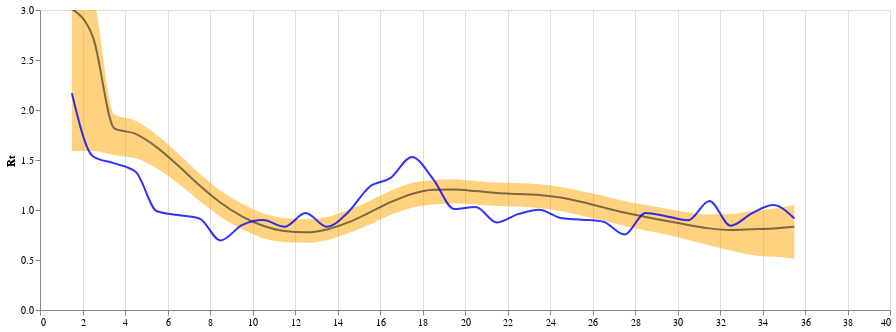

Notebook code cell kept with this figure:
### Code cell
band_rt = alt.Chart(summary_rt_local_and_intro_df).mark_area(interpolate='monotone', opacity = 0.5, clip = True, color = "orange").encode(
    alt.X('new_interval', axis=alt.Axis(title="")),
    alt.Y('upper_hpd_log_50_MA',axis=alt.Axis(title="Rt", grid=False)),
    alt.Y2("lower_hpd_log_50_MA")
    
    
).properties(
    width=850,
    height=300)

line_rt = alt.Chart(summary_rt_local_and_intro_df).mark_line(interpolate='monotone', opacity = 0.5, clip = True, color = "black").encode(
    alt.X('new_interval', axis=alt.Axis(title="")),
    alt.Y('median_percent_MA',axis=alt.Axis(title="Rt", grid=False)),

    
    
).properties(
    width=850,
    height=300)

(band_rt + line_rt+ line_rt_sim).resolve_scale(y ="shared")

### Figure 1 — Vega-Lite specification as saved in the notebook (floating-point values rounded to 4 significant figures)
{"config": {"view": {"continuousWidth": 400, "continuousHeight": 300}}, "layer": [{"mark": {"type": "area", "clip": true, "color": "orange", "interpolate": "monotone", "opacity": 0.5}, "encoding": {"x": {"axis": {"title": ""}, "field": "new_interval", "type": "quantitative"}, "y": {"axis": {"grid": false, "title": "Rt"}, "field": "upper_hpd_log_50_MA", "type": "quantitative"}, "y2": {"field": "lower_hpd_log_50_MA"}}, "height": 300, "width": 850}, {"mark": {"type": "line", "clip": true, "color": "black", "interpolate": "monotone", "opacity": 0.5}, "encoding": {"x": {"axis": {"title": ""}, "field": "new_interval", "type": "quantitative"}, "y": {"axis": {"grid": false, "title": "Rt"}, "field": "median_percent_MA", "type": "quantitative"}}, "height": 300, "width": 850}, {"data": {"name": "data-321be48f9604e547d243dda784e6490b"}, "mark": {"type": "line", "clip": true, "color": "blue", "interpolate": "monotone", "opacity": 0.8}, "encoding": {"x": {"axis": {"title": ""}, "field": "week_time", "type": "quantitative"}, "y": {"axis": {"grid": false, "title": "Rt"}, "field": "Rt_MA", "scale": {"domain": [0.5, 3]}, "type": "quantitative"}}, "height": 300, "width": 850}], "data": {"name": "data-15b728063e53753910268428f4d116d6"}, "resolve": {"scale": {"y": "shared"}}, "$schema": "https://vega.github.io/schema/vega-lite/v4.17.0.json", "datasets": {"data-15b728063e53753910268428f4d116d6": [{"interval": "1", "mean_percent": 0.9086, "median_percent": 0.8475, "upper_hpd_log_95": 1.908, "lower_hpd_log_95": 0.01878, "upper_hpd_log_50": 1.081, "lower_hpd_log_50": 0.4945, "new_interval": 35.5, "mean_percent_MA": 0.8814, "median_percent_MA": 0.8324, "upper_hpd_log_95_MA": 1.759, "lower_hpd_log_95_MA": 0.06485, "upper_hpd_log_50_MA": 1.049, "lower_hpd_log_50_MA": 0.5155}, {"interval": "2", "mean_percent": 0.8543, "median_percent": 0.8173, "upper_hpd_log_95": 1.61, "lower_hpd_log_95": 0.1109, "upper_hpd_log_50": 1.017, "lower_hpd_log_50": 0.5366, "new_interval": 34.5, "mean_percent_MA": 0.8568, "median_percent_MA": 0.8154, "upper_hpd_log_95_MA": 1.636, "lower_hpd_log_95_MA": 0.1151, "upper_hpd_log_50_MA": 1.013, "lower_hpd_log_50_MA": 0.5314}, {"interval": "3", "mean_percent": 0.8076, "median_percent": 0.7813, "upper_hpd_log_95": 1.391, "lower_hpd_log_95": 0.2155, "upper_hpd_log_50": 0.9418, "lower_hpd_log_50": 0.563, "new_interval": 33.5, "mean_percent_MA": 0.8429, "median_percent_MA": 0.8076, "upper_hpd_log_95_MA": 1.554, "lower_hpd_log_95_MA": 0.1651, "upper_hpd_log_50_MA": 0.9903, "lower_hpd_log_50_MA": 0.5508}, {"interval": "4", "mean_percent": 0.801, "median_percent": 0.7843, "upper_hpd_log_95": 1.307, "lower_hpd_log_95": 0.315, "upper_hpd_log_50": 0.9214, "lower_hpd_log_50": 0.6093, "new_interval": 32.5, "mean_percent_MA": 0.8242, "median_percent_MA": 0.8011, "upper_hpd_log_95_MA": 1.397, "lower_hpd_log_95_MA": 0.2613, "upper_hpd_log_50_MA": 0.9598, "lower_hpd_log_50_MA": 0.5961}, {"interval": "5", "mean_percent": 0.8338, "median_percent": 0.8217, "upper_hpd_log_95": 1.279, "lower_hpd_log_95": 0.4038, "upper_hpd_log_50": 0.9591, "lower_hpd_log_50": 0.6755, "new_interval": 31.5, "mean_percent_MA": 0.8316, "median_percent_MA": 0.8162, "upper_hpd_log_95_MA": 1.324, "lower_hpd_log_95_MA": 0.3585, "upper_hpd_log_50_MA": 0.9551, "lower_hpd_log_50_MA": 0.648}, {"interval": "6", "mean_percent": 0.8841, "median_percent": 0.8776, "upper_hpd_log_95": 1.319, "lower_hpd_log_95": 0.4998, "upper_hpd_log_50": 0.9983, "lower_hpd_log_50": 0.7441, "new_interval": 30.5, "mean_percent_MA": 0.8601, "median_percent_MA": 0.8497, "upper_hpd_log_95_MA": 1.309, "lower_hpd_log_95_MA": 0.4368, "upper_hpd_log_50_MA": 0.9755, "lower_hpd_log_50_MA": 0.7008}, {"interval": "7", "mean_percent": 0.9216, "median_percent": 0.9153, "upper_hpd_log_95": 1.331, "lower_hpd_log_95": 0.5286, "upper_hpd_log_50": 1.023, "lower_hpd_log_50": 0.7744, "new_interval": 29.5, "mean_percent_MA": 0.8978, "median_percent_MA": 0.8903, "upper_hpd_log_95_MA": 1.322, "lower_hpd_log_95_MA": 0.4987, "upper_hpd_log_50_MA": 1.013, "lower_hpd_log_50_MA": 0.7532}, {"interval": "8", "mean_percent": 0.9516, "median_percent": 0.9465, "upper_hpd_log_95": 1.36, "lower_hpd_log_95": 0.5626, "upper_hpd_log_50": 1.073, "lower_hpd_log_50": 0.819, "new_interval": 28.5, "mean_percent_MA": 0.9369, "median_percent_MA": 0.9309, "upper_hpd_log_95_MA": 1.354, "lower_hpd_log_95_MA": 0.5558, "upper_hpd_log_50_MA": 1.049, "lower_hpd_log_50_MA": 0.7962}, {"interval": "9", "mean_percent": 0.9905, "median_percent": 0.9842, "upper_hpd_log_95": 1.407, "lower_hpd_log_95": 0.6321, "upper_hpd_log_50": 1.101, "lower_hpd_log_50": 0.8475, "new_interval": 27.5, "mean_percent_MA": 0.9802, "median_percent_MA": 0.974, "upper_hpd_log_95_MA": 1.39, "lower_hpd_log_95_MA": 0.6056, "upper_hpd_log_50_MA": 1.089, "lower_hpd_log_50_MA": 0.8401}, {"interval": "10", "mean_percent": 1.057, "median_percent": 1.05, "upper_hpd_log_95": 1.46, "lower_hpd_log_95": 0.699, "upper_hpd_log_50": 1.16, "lower_hpd_log_50": 0.9194, "new_interval": 26.5, "mean_percent_MA": 1.033, "median_percent_MA": 1.026, "upper_hpd_log_95_MA": 1.437, "lower_hpd_log_95_MA": 0.6609, "upper_hpd_log_50_MA": 1.142, "lower_hpd_log_50_MA": 0.8938}, {"interval": "11", "mean_percent": 1.132, "median_percent": 1.124, "upper_hpd_log_95": 1.518, "lower_hpd_log_95": 0.7498, "upper_hpd_log_50": 1.235, "lower_hpd_log_50": 0.9893, "new_interval": 25.5, "mean_percent_MA": 1.089, "median_percent_MA": 1.08, "upper_hpd_log_95_MA": 1.493, "lower_hpd_log_95_MA": 0.7206, "upper_hpd_log_50_MA": 1.189, "lower_hpd_log_50_MA": 0.9428}, {"interval": "12", "mean_percent": 1.176, "median_percent": 1.163, "upper_hpd_log_95": 1.585, "lower_hpd_log_95": 0.8016, "upper_hpd_log_50": 1.259, "lower_hpd_log_50": 1.015, "new_interval": 24.5, "mean_percent_MA": 1.134, "median_percent_MA": 1.125, "upper_hpd_log_95_MA": 1.527, "lower_hpd_log_95_MA": 0.7607, "upper_hpd_log_50_MA": 1.231, "lower_hpd_log_50_MA": 0.9889}, {"interval": "13", "mean_percent": 1.17, "median_percent": 1.162, "upper_hpd_log_95": 1.545, "lower_hpd_log_95": 0.7924, "upper_hpd_log_50": 1.27, "lower_hpd_log_50": 1.032, "new_interval": 23.5, "mean_percent_MA": 1.158, "median_percent_MA": 1.15, "upper_hpd_log_95_MA": 1.547, "lower_hpd_log_95_MA": 0.7909, "upper_hpd_log_50_MA": 1.259, "lower_hpd_log_50_MA": 1.019}, {"interval": "14", "mean_percent": 1.154, "median_percent": 1.152, "upper_hpd_log_95": 1.539, "lower_hpd_log_95": 0.8199, "upper_hpd_log_50": 1.27, "lower_hpd_log_50": 1.039, "new_interval": 22.5, "mean_percent_MA": 1.166, "median_percent_MA": 1.161, "upper_hpd_log_95_MA": 1.548, "lower_hpd_log_95_MA": 0.8037, "upper_hpd_log_50_MA": 1.27, "lower_hpd_log_50_MA": 1.034}, {"interval": "15", "mean_percent": 1.166, "median_percent": 1.165, "upper_hpd_log_95": 1.523, "lower_hpd_log_95": 0.801, "upper_hpd_log_50": 1.282, "lower_hpd_log_50": 1.052, "new_interval": 21.5, "mean_percent_MA": 1.176, "median_percent_MA": 1.171, "upper_hpd_log_95_MA": 1.553, "lower_hpd_log_95_MA": 0.8241, "upper_hpd_log_50_MA": 1.274, "lower_hpd_log_50_MA": 1.041}, {"interval": "16", "mean_percent": 1.213, "median_percent": 1.203, "upper_hpd_log_95": 1.604, "lower_hpd_log_95": 0.883, "upper_hpd_log_50": 1.274, "lower_hpd_log_50": 1.041, "new_interval": 20.5, "mean_percent_MA": 1.196, "median_percent_MA": 1.189, "upper_hpd_log_95_MA": 1.581, "lower_hpd_log_95_MA": 0.8512, "upper_hpd_log_50_MA": 1.289, "lower_hpd_log_50_MA": 1.055}, {"interval": "17", "mean_percent": 1.25, "median_percent": 1.236, "upper_hpd_log_95": 1.657, "lower_hpd_log_95": 0.9012, "upper_hpd_log_50": 1.332, "lower_hpd_log_50": 1.086, "new_interval": 19.5, "mean_percent_MA": 1.217, "median_percent_MA": 1.206, "upper_hpd_log_95_MA": 1.611, "lower_hpd_log_95_MA": 0.8579, "upper_hpd_log_50_MA": 1.307, "lower_hpd_log_50_MA": 1.066}, {"interval": "18", "mean_percent": 1.24, "median_percent": 1.219, "upper_hpd_log_95": 1.659, "lower_hpd_log_95": 0.8466, "upper_hpd_log_50": 1.34, "lower_hpd_log_50": 1.084, "new_interval": 18.5, "mean_percent_MA": 1.217, "median_percent_MA": 1.202, "upper_hpd_log_95_MA": 1.626, "lower_hpd_log_95_MA": 0.8568, "upper_hpd_log_50_MA": 1.3, "lower_hpd_log_50_MA": 1.056}, {"interval": "19", "mean_percent": 1.166, "median_percent": 1.149, "upper_hpd_log_95": 1.585, "lower_hpd_log_95": 0.7967, "upper_hpd_log_50": 1.255, "lower_hpd_log_50": 1.011, "new_interval": 17.5, "mean_percent_MA": 1.176, "median_percent_MA": 1.16, "upper_hpd_log_95_MA": 1.576, "lower_hpd_log_95_MA": 0.8068, "upper_hpd_log_50_MA": 1.27, "lower_hpd_log_50_MA": 1.024}, {"interval": "20", "mean_percent": 1.049, "median_percent": 1.036, "upper_hpd_log_95": 1.405, "lower_hpd_log_95": 0.683, "upper_hpd_log_50": 1.151, "lower_hpd_log_50": 0.9133, "new_interval": 16.5, "mean_percent_MA": 1.092, "median_percent_MA": 1.078, "upper_hpd_log_95_MA": 1.481, "lower_hpd_log_95_MA": 0.7273, "upper_hpd_log_50_MA": 1.192, "lower_hpd_log_50_MA": 0.95}, {"interval": "21", "mean_percent": 0.9124, "median_percent": 0.9069, "upper_hpd_log_95": 1.276, "lower_hpd_log_95": 0.5829, "upper_hpd_log_50": 1.023, "lower_hpd_log_50": 0.7914, "new_interval": 15.5, "mean_percent_MA": 0.9834, "median_percent_MA": 0.9745, "upper_hpd_log_95_MA": 1.357, "lower_hpd_log_95_MA": 0.6317, "upper_hpd_log_50_MA": 1.089, "lower_hpd_log_50_MA": 0.8526}, {"interval": "22", "mean_percent": 0.8055, "median_percent": 0.8056, "upper_hpd_log_95": 1.162, "lower_hpd_log_95": 0.4644, "upper_hpd_log_50": 0.9264, "lower_hpd_log_50": 0.6945, "new_interval": 14.5, "mean_percent_MA": 0.8793, "median_percent_MA": 0.8758, "upper_hpd_log_95_MA": 1.233, "lower_hpd_log_95_MA": 0.5312, "upper_hpd_log_50_MA": 1.0, "lower_hpd_log_50_MA": 0.768}, {"interval": "23", "mean_percent": 0.75, "median_percent": 0.7545, "upper_hpd_log_95": 1.088, "lower_hpd_log_95": 0.3946, "upper_hpd_log_50": 0.9014, "lower_hpd_log_50": 0.6725, "new_interval": 13.5, "mean_percent_MA": 0.8051, "median_percent_MA": 0.8056, "upper_hpd_log_95_MA": 1.158, "lower_hpd_log_95_MA": 0.4616, "upper_hpd_log_50_MA": 0.9291, "lower_hpd_log_50_MA": 0.6985}, {"interval": "24", "mean_percent": 0.7525, "median_percent": 0.7555, "upper_hpd_log_95": 1.105, "lower_hpd_log_95": 0.4047, "upper_hpd_log_50": 0.866, "lower_hpd_log_50": 0.6353, "new_interval": 12.5, "mean_percent_MA": 0.7737, "median_percent_MA": 0.7769, "upper_hpd_log_95_MA": 1.121, "lower_hpd_log_95_MA": 0.4164, "upper_hpd_log_50_MA": 0.9063, "lower_hpd_log_50_MA": 0.6724}, {"interval": "25", "mean_percent": 0.7867, "median_percent": 0.7919, "upper_hpd_log_95": 1.128, "lower_hpd_log_95": 0.4021, "upper_hpd_log_50": 0.9313, "lower_hpd_log_50": 0.687, "new_interval": 11.5, "mean_percent_MA": 0.7863, "median_percent_MA": 0.7904, "upper_hpd_log_95_MA": 1.136, "lower_hpd_log_95_MA": 0.4163, "upper_hpd_log_50_MA": 0.92, "lower_hpd_log_50_MA": 0.6807}, {"interval": "26", "mean_percent": 0.8557, "median_percent": 0.8598, "upper_hpd_log_95": 1.223, "lower_hpd_log_95": 0.4638, "upper_hpd_log_50": 0.9812, "lower_hpd_log_50": 0.7277, "new_interval": 10.5, "mean_percent_MA": 0.8399, "median_percent_MA": 0.8432, "upper_hpd_log_95_MA": 1.194, "lower_hpd_log_95_MA": 0.4536, "upper_hpd_log_50_MA": 0.9651, "lower_hpd_log_50_MA": 0.7187}, {"interval": "27", "mean_percent": 0.9647, "median_percent": 0.9657, "upper_hpd_log_95": 1.32, "lower_hpd_log_95": 0.544, "upper_hpd_log_50": 1.082, "lower_hpd_log_50": 0.8247, "new_interval": 9.5, "mean_percent_MA": 0.9348, "median_percent_MA": 0.9372, "upper_hpd_log_95_MA": 1.297, "lower_hpd_log_95_MA": 0.5323, "upper_hpd_log_50_MA": 1.064, "lower_hpd_log_50_MA": 0.8103}, {"interval": "28", "mean_percent": 1.132, "median_percent": 1.132, "upper_hpd_log_95": 1.518, "lower_hpd_log_95": 0.7193, "upper_hpd_log_50": 1.261, "lower_hpd_log_50": 1.002, "new_interval": 8.5, "mean_percent_MA": 1.074, "median_percent_MA": 1.072, "upper_hpd_log_95_MA": 1.465, "lower_hpd_log_95_MA": 0.6656, "upper_hpd_log_50_MA": 1.193, "lower_hpd_log_50_MA": 0.931}, {"interval": "29", "mean_percent": 1.344, "median_percent": 1.332, "upper_hpd_log_95": 1.798, "lower_hpd_log_95": 0.9354, "upper_hpd_log_50": 1.449, "lower_hpd_log_50": 1.17, "new_interval": 7.5, "mean_percent_MA": 1.254, "median_percent_MA": 1.247, "upper_hpd_log_95_MA": 1.683, "lower_hpd_log_95_MA": 0.8342, "upper_hpd_log_50_MA": 1.366, "lower_hpd_log_50_MA": 1.091}, {"interval": "30", "mean_percent": 1.576, "median_percent": 1.558, "upper_hpd_log_95": 2.095, "lower_hpd_log_95": 1.138, "upper_hpd_log_50": 1.671, "lower_hpd_log_50": 1.369, "new_interval": 6.5, "mean_percent_MA": 1.459, "median_percent_MA": 1.444, "upper_hpd_log_95_MA": 1.953, "lower_hpd_log_95_MA": 1.021, "upper_hpd_log_50_MA": 1.565, "lower_hpd_log_50_MA": 1.265}, {"interval": "31", "mean_percent": 1.784, "median_percent": 1.755, "upper_hpd_log_95": 2.401, "lower_hpd_log_95": 1.293, "upper_hpd_log_50": 1.879, "lower_hpd_log_50": 1.519, "new_interval": 5.5, "mean_percent_MA": 1.653, "median_percent_MA": 1.627, "upper_hpd_log_95_MA": 2.221, "lower_hpd_log_95_MA": 1.171, "upper_hpd_log_50_MA": 1.75, "lower_hpd_log_50_MA": 1.415}, {"interval": "32", "mean_percent": 1.908, "median_percent": 1.862, "upper_hpd_log_95": 2.59, "lower_hpd_log_95": 1.319, "upper_hpd_log_50": 2.002, "lower_hpd_log_50": 1.601, "new_interval": 4.5, "mean_percent_MA": 1.797, "median_percent_MA": 1.761, "upper_hpd_log_95_MA": 2.432, "lower_hpd_log_95_MA": 1.26, "upper_hpd_log_50_MA": 1.891, "lower_hpd_log_50_MA": 1.517}, {"interval": "33", "mean_percent": 1.918, "median_percent": 1.871, "upper_hpd_log_95": 2.643, "lower_hpd_log_95": 1.291, "upper_hpd_log_50": 2.013, "lower_hpd_log_50": 1.58, "new_interval": 3.5, "mean_percent_MA": 1.857, "median_percent_MA": 1.817, "upper_hpd_log_95_MA": 2.54, "lower_hpd_log_95_MA": 1.265, "upper_hpd_log_50_MA": 1.956, "lower_hpd_log_50_MA": 1.547}, {"interval": "34", "mean_percent": 1.816, "median_percent": 1.778, "upper_hpd_log_95": 2.525, "lower_hpd_log_95": 1.156, "upper_hpd_log_50": 1.93, "lower_hpd_log_50": 1.49, "new_interval": 2.5, "mean_percent_MA": 2.923, "median_percent_MA": 2.723, "upper_hpd_log_95_MA": 5.401, "lower_hpd_log_95_MA": 0.8518, "upper_hpd_log_50_MA": 3.153, "lower_hpd_log_50_MA": 1.591}, {"interval": "35", "mean_percent": 6.049, "median_percent": 5.382, "upper_hpd_log_95": 13.84, "lower_hpd_log_95": -0.3578, "upper_hpd_log_50": 6.667, "lower_hpd_log_50": 1.691, "new_interval": 1.5, "mean_percent_MA": 3.261, "median_percent_MA": 3.01, "upper_hpd_log_95_MA": 6.338, "lower_hpd_log_95_MA": 0.6962, "upper_hpd_log_50_MA": 3.537, "lower_hpd_log_50_MA": 1.587}], "data-321be48f9604e547d243dda784e6490b": [{"week_time": 1.5, "diff_intro": 1.988, "I": 24.37, "log_I": 3.193, "diff": 27.93, "Rt": 2.167, "Rt_MA": 2.167}, {"week_time": 2.5, "diff_intro": 1.261, "I": 23.05, "log_I": 3.138, "diff": -2.902, "Rt": 0.9029, "Rt_MA": 1.535}, {"week_time": 3.5, "diff_intro": 2.401, "I": 27.37, "log_I": 3.31, "diff": 8.974, "Rt": 1.329, "Rt_MA": 1.466}, {"week_time": 4.5, "diff_intro": 1.715, "I": 29.36, "log_I": 3.38, "diff": 3.657, "Rt": 1.129, "Rt_MA": 1.382}, {"week_time": 5.5, "diff_intro": 1.928, "I": 22.71, "log_I": 3.123, "diff": -13.41, "Rt": 0.5895, "Rt_MA": 0.9876}, {"week_time": 6.5, "diff_intro": 1.974, "I": 19.55, "log_I": 2.973, "diff": -7.798, "Rt": 0.7494, "Rt_MA": 0.9492}, {"week_time": 7.5, "diff_intro": 3.19, "I": 21.69, "log_I": 3.077, "diff": 5.397, "Rt": 1.193, "Rt_MA": 0.9151}, {"week_time": 8.5, "diff_intro": 1.873, "I": 12.65, "log_I": 2.538, "diff": -28.11, "Rt": 0.2509, "Rt_MA": 0.6956}, {"week_time": 9.5, "diff_intro": 1.448, "I": 14.1, "log_I": 2.646, "diff": 5.651, "Rt": 1.202, "Rt_MA": 0.8488}, {"week_time": 10.5, "diff_intro": 2.307, "I": 13.71, "log_I": 2.618, "diff": -1.45, "Rt": 0.9509, "Rt_MA": 0.8992}, {"week_time": 11.5, "diff_intro": 2.371, "I": 13.13, "log_I": 2.575, "diff": -2.25, "Rt": 0.9243, "Rt_MA": 0.8321}, {"week_time": 12.5, "diff_intro": 2.143, "I": 11.68, "log_I": 2.458, "diff": -6.1, "Rt": 0.8011, "Rt_MA": 0.9696}, {"week_time": 13.5, "diff_intro": 1.567, "I": 9.451, "log_I": 2.246, "diff": -11.05, "Rt": 0.6547, "Rt_MA": 0.8328}, {"week_time": 14.5, "diff_intro": 1.402, "I": 12.35, "log_I": 2.514, "diff": 13.97, "Rt": 1.531, "Rt_MA": 0.9778}, {"week_time": 15.5, "diff_intro": 2.255, "I": 19.24, "log_I": 2.957, "diff": 23.1, "Rt": 1.935, "Rt_MA": 1.231}, {"week_time": 16.5, "diff_intro": 1.564, "I": 21.0, "log_I": 3.045, "diff": 4.568, "Rt": 1.162, "Rt_MA": 1.321}, {"week_time": 17.5, "diff_intro": 2.05, "I": 26.99, "log_I": 3.296, "diff": 13.08, "Rt": 1.494, "Rt_MA": 1.531}, {"week_time": 18.5, "diff_intro": 1.025, "I": 21.74, "log_I": 3.079, "diff": -11.3, "Rt": 0.6475, "Rt_MA": 1.31}, {"week_time": 19.5, "diff_intro": 1.887, "I": 18.51, "log_I": 2.918, "diff": -8.377, "Rt": 0.7321, "Rt_MA": 1.009}, {"week_time": 20.5, "diff_intro": 1.759, "I": 21.12, "log_I": 3.05, "diff": 6.879, "Rt": 1.248, "Rt_MA": 1.031}, {"week_time": 21.5, "diff_intro": 2.125, "I": 19.61, "log_I": 2.976, "diff": -3.854, "Rt": 0.872, "Rt_MA": 0.875}, {"week_time": 22.5, "diff_intro": 1.073, "I": 19.42, "log_I": 2.966, "diff": -0.533, "Rt": 0.9818, "Rt_MA": 0.9586}, {"week_time": 23.5, "diff_intro": 2.159, "I": 18.43, "log_I": 2.914, "diff": -2.712, "Rt": 0.9091, "Rt_MA": 1.003}, {"week_time": 24.5, "diff_intro": 1.849, "I": 17.61, "log_I": 2.868, "diff": -2.381, "Rt": 0.92, "Rt_MA": 0.9207}, {"week_time": 25.5, "diff_intro": 1.834, "I": 15.69, "log_I": 2.753, "diff": -6.017, "Rt": 0.8037, "Rt_MA": 0.9037}, {"week_time": 26.5, "diff_intro": 2.745, "I": 14.81, "log_I": 2.695, "diff": -2.997, "Rt": 0.8998, "Rt_MA": 0.8831}, {"week_time": 27.5, "diff_intro": 1.885, "I": 9.888, "log_I": 2.291, "diff": -21.07, "Rt": 0.3983, "Rt_MA": 0.7554}, {"week_time": 28.5, "diff_intro": 2.044, "I": 14.43, "log_I": 2.669, "diff": 19.69, "Rt": 1.779, "Rt_MA": 0.9702}, {"week_time": 29.5, "diff_intro": 1.7, "I": 11.75, "log_I": 2.464, "diff": -10.67, "Rt": 0.6652, "Rt_MA": 0.9356}, {"week_time": 30.5, "diff_intro": 2.157, "I": 10.11, "log_I": 2.313, "diff": -7.873, "Rt": 0.7471, "Rt_MA": 0.8975}, {"week_time": 31.5, "diff_intro": 1.766, "I": 11.09, "log_I": 2.406, "diff": 4.851, "Rt": 1.172, "Rt_MA": 1.091}, {"week_time": 32.5, "diff_intro": 1.377, "I": 9.772, "log_I": 2.28, "diff": -6.609, "Rt": 0.7855, "Rt_MA": 0.8426}, {"week_time": 33.5, "diff_intro": 1.952, "I": 10.66, "log_I": 2.366, "diff": 4.519, "Rt": 1.16, "Rt_MA": 0.9663}, {"week_time": 34.5, "diff_intro": 2.119, "I": 11.13, "log_I": 2.409, "diff": 2.251, "Rt": 1.078, "Rt_MA": 1.049}, {"week_time": 35.5, "diff_intro": 1.643, "I": 8.865, "log_I": 2.182, "diff": -11.85, "Rt": 0.6321, "Rt_MA": 0.9141}]}}
